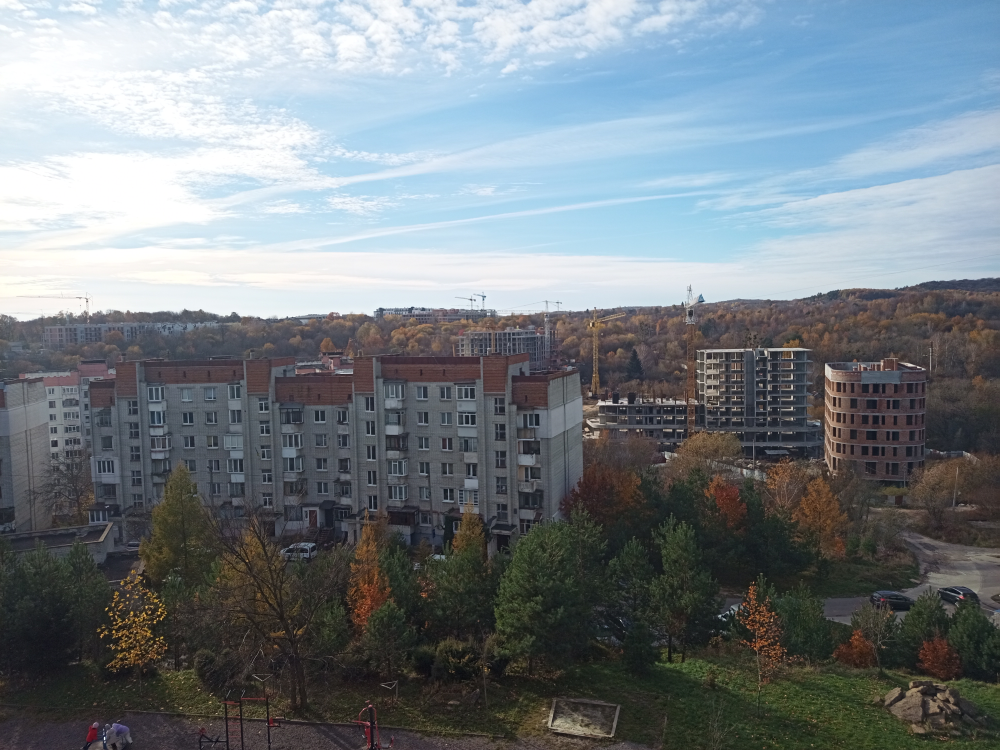
#> input picture CameraCalibration/TestImag1.jpg, 4000 x 3000 px, given in place of pidori.mp4, which was not available (shown at 1/4 size)
$ python ObjectDetector.py
#> lines starting #> are read from the running program, lines starting #| are printed output that depends on the picture; after the words box and inside, x2 and y2 are one past the last pixel; in counts of white or black regions, pixels touching at a corner belong together; pictures that were not available may be replaced by others from this repository, and a replacement may not be noted
import cv2
import numpy as np

# Define video file and timestamps (in seconds)
video_path = "pidori.mp4"
T1 = 178  # First frame time in seconds
T2 = 178.3  # Second frame time in seconds

# [23 lines left out: function resize_and_display, not called in this run]

def get_frame_at_time(videoFile, time_sec, crop_percentage=75):
#> called with videoFile = 'pidori.mp4', time_sec = 178, crop_percentage = 71
    cap = cv2.VideoCapture(videoFile)
    if not cap.isOpened():
        print("Error: Could not open video file.")
        return

    fps = cap.get(cv2.CAP_PROP_FPS)
    frame_number = int(time_sec * fps)
    cap.set(cv2.CAP_PROP_POS_FRAMES, frame_number)
    ret, frame = cap.read()
#> frame is the input picture: shape (3000, 4000, 3); mean B, G, R 131.8, 126.1, 117.8
    if not ret:
        return None

    # Crop the central square region
    height, width = frame.shape[:2]
#> height = 3000; width = 4000
    crop_size_y, crop_size_x = int(height * (crop_percentage / 100.0)), int(width * (crop_percentage / 100.0))
#> crop_size_y = 2130; crop_size_x = 2840
    center_x, center_y = width // 2, height // 2
#> center_x = 2000; center_y = 1500
    x1 = max(center_x - crop_size_x // 2, 0)
#> x1 = 580
    x2 = min(center_x + crop_size_x // 2, width)
#> x2 = 3420
    y1 = max(center_y - crop_size_y // 2, 0)
#> y1 = 435
    y2 = min(center_y + crop_size_y // 2, height)
#> y2 = 2565

    return frame[y1:y2, x1:x2]
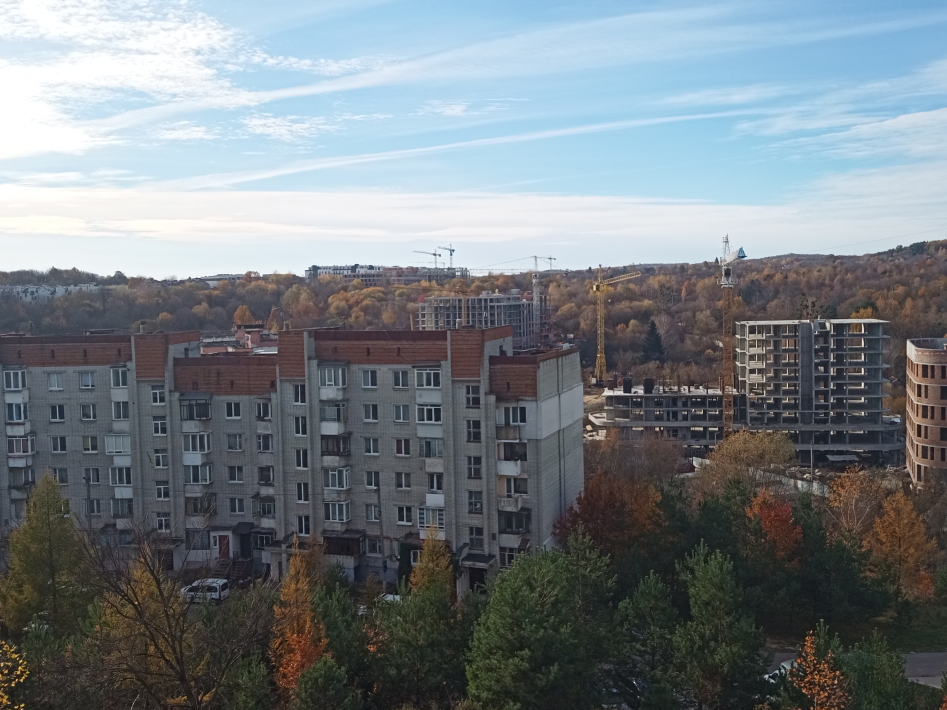
#> returned value: shape (2130, 2840, 3) (shown at 1/3 size); mean of channels 0, 1, 2 130.6, 125.3, 117.8; drawn as B, G, R

def find_keypoints(image, num_points=5):
    """Find the positions of the num_points lightest and darkest objects."""
#> called with num_points = 5
    gray = cv2.cvtColor(image, cv2.COLOR_BGR2GRAY)
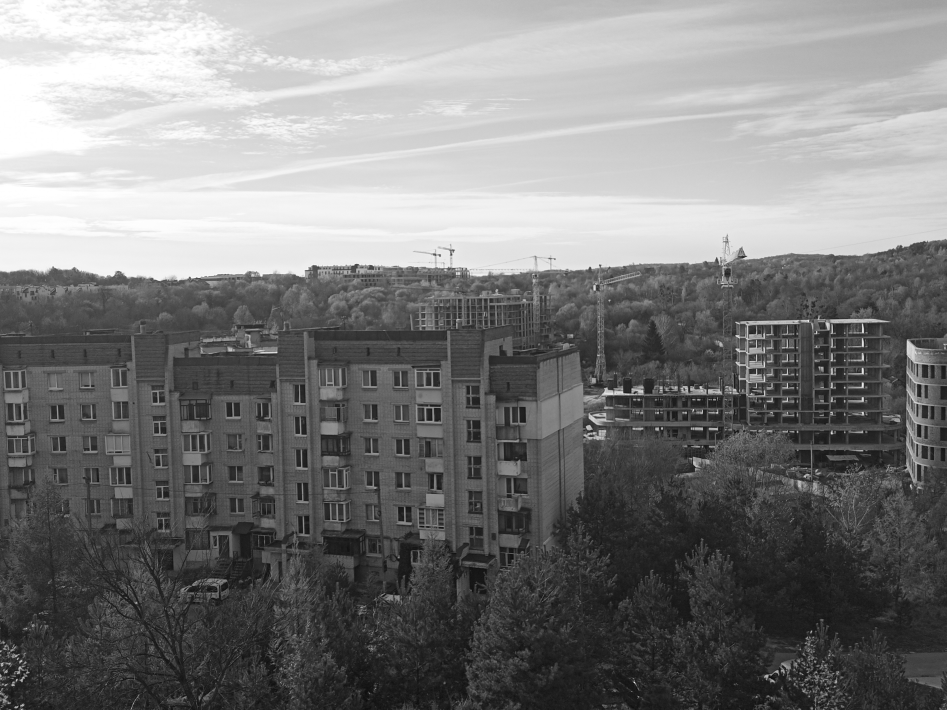
#> gray: shape (2130, 2840) (shown at 1/3 size); min 5, max 255, mean 123.7

    # Find lightest points (bright objects)
    _, light_thresh = cv2.threshold(gray, 30, 255, cv2.THRESH_BINARY)
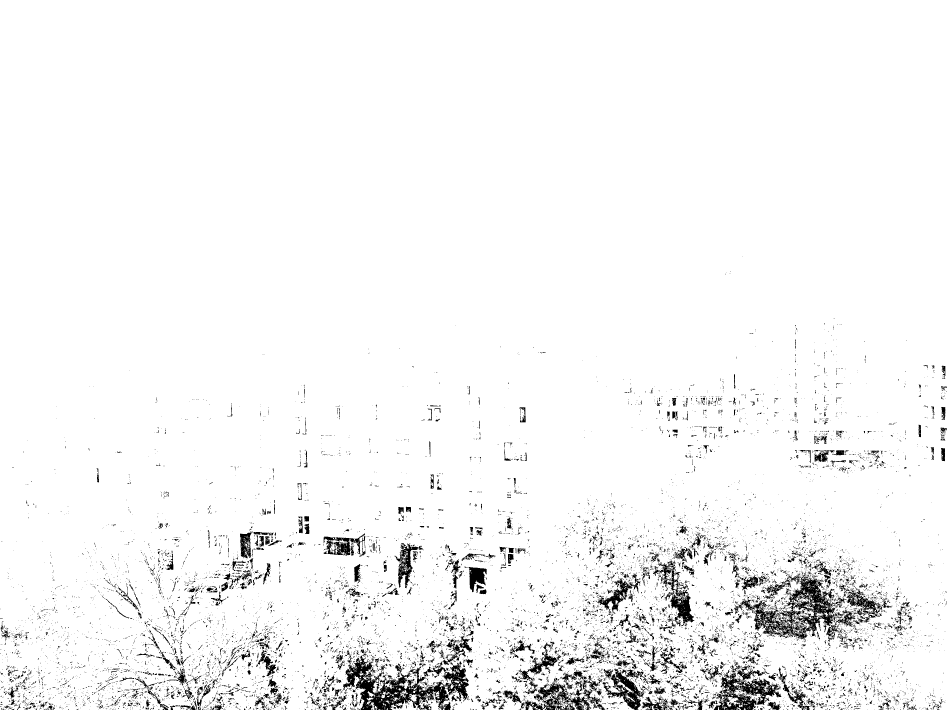
#> light_thresh: shape (2130, 2840) (shown at 1/3 size); 96.1% white; 13593 black regions (12401 under 20 px)
    light_contours, _ = cv2.findContours(light_thresh, cv2.RETR_EXTERNAL, cv2.CHAIN_APPROX_SIMPLE)
#> light_contours = 832 contours, 786 with area under 20; largest, box (x1, y1, x2, y2) and area: (0, 0, 2840, 2130) 5983816, (1170, 2100, 1282, 2130) 1255, (2201, 2062, 2289, 2112) 1004, (2180, 2090, 2221, 2122) 540, (1850, 2045, 1902, 2080) 300

    # Find darkest points (dark objects)
    _, dark_thresh = cv2.threshold(gray, 30, 255, cv2.THRESH_BINARY_INV)
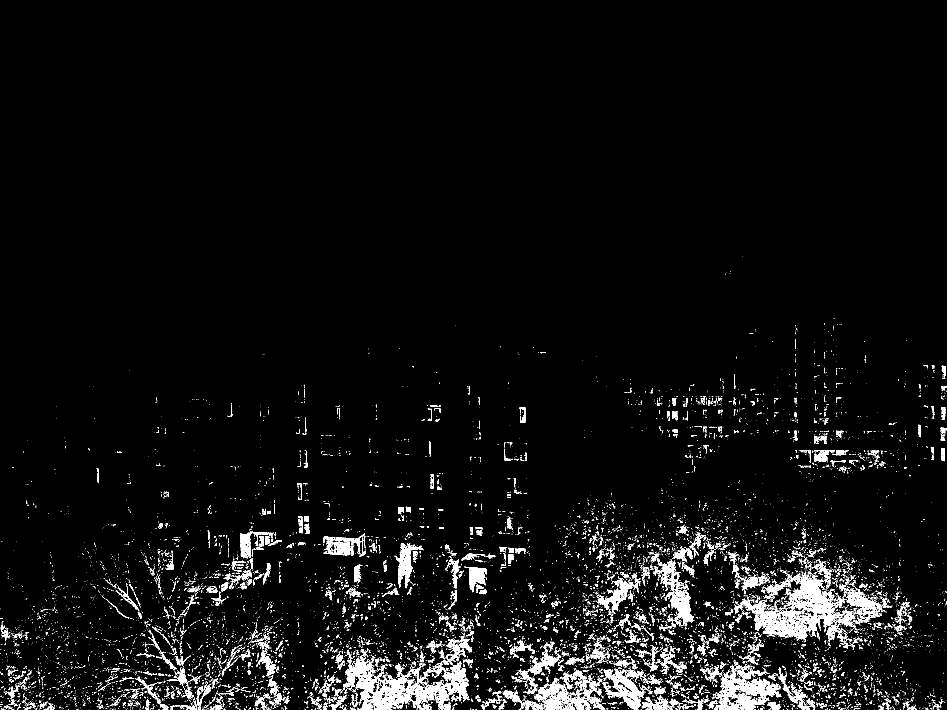
#> dark_thresh: shape (2130, 2840) (shown at 1/3 size); 3.9% white; 13593 white regions (12401 under 20 px)
    dark_contours, _ = cv2.findContours(dark_thresh, cv2.RETR_EXTERNAL, cv2.CHAIN_APPROX_SIMPLE)
#> dark_contours = 13433 contours, 12747 with area under 20; largest, box (x1, y1, x2, y2) and area: (2202, 1724, 2543, 1919) 23860, (1029, 1965, 1353, 2130) 21940, (2141, 1994, 2344, 2130) 13364, (1959, 1681, 2083, 1879) 6697, (1808, 2005, 1933, 2130) 6080

    def get_centroids(contours, max_points):
#> called with max_points = 5
        centroids = []
        for cnt in sorted(contours, key=cv2.contourArea, reverse=True)[:max_points]:  # Take largest contours
            M = cv2.moments(cnt)
            if M["m00"] != 0:
                cX = int(M["m10"] / M["m00"])
                cY = int(M["m01"] / M["m00"])
                centroids.append((cX, cY))
#> this loop made 5 passes
#> (cX, cY) on passes 1 to 5: (1417, 1054), (1217, 2119), (2244, 2085), (2196, 2103), (1873, 2059)
#> after the loop, centroids = [(1417, 1054), (1217, 2119), (2244, 2085), (2196, 2103), (1873, 2059)]
        return centroids

    light_points = get_centroids(light_contours, num_points)
#> light_points has the same summary as centroids in get_centroids
    dark_points = get_centroids(dark_contours, num_points)
#> the loop in get_centroids (call 2), `for cnt in sorted(contours, key=cv2.contourArea, reverse=True)[:max_po..` made 5 passes
#> (cX, cY) on passes 1 to 5: (2391, 1835), (1180, 2067), (2234, 2076), (2029, 1779), (1874, 2068)
#> dark_points = [(2391, 1835), (1180, 2067), (2234, 2076), (2029, 1779), (1874, 2068)]

    return light_points + dark_points  # Combine light and dark points

def align_images(image1, image2, num_keypoints=5):
    """
    Align image2 to image1 using keypoints and return only the central part of the aligned image.

    :param image1: Reference image (NumPy array)
    :param image2: Image to be aligned (NumPy array)
    :param num_keypoints: Number of keypoints to use for alignment (default: 5)
    :param central_square_percentage: Percentage of the total image area to retain in the center (default: 50%)
    :return: Cropped aligned image, cropped reference image, and transformation matrix
    """
    keypoints1 = find_keypoints(image1, num_keypoints)
#> keypoints1 = [(1417, 1054), (1217, 2119), (2244, 2085), (2196, 2103), (1873, 2059), (2391, 1835), (1180, 2067), (2234, 2076), (2029, 1779), (1874, 2068)]
    keypoints2 = find_keypoints(image2, num_keypoints)
#> keypoints2 has the same summary as keypoints1

    if len(keypoints1) < 3 or len(keypoints2) < 3:
        print("Not enough keypoints found for alignment.")
        return image2, image1, np.eye(2, 3, dtype=np.float32)  # Identity transformation if keypoints are insufficient

    # Convert to numpy arrays
    keypoints1 = np.array(keypoints1[:3], dtype=np.float32)  # Need at least 3 points for affine transform
#> keypoints1 = [[1417, 1054], [1217, 2119], [2244, 2085]]
    keypoints2 = np.array(keypoints2[:3], dtype=np.float32)
#> keypoints2 = [[1417, 1054], [1217, 2119], [2244, 2085]]

    # Compute affine transformation matrix
    M = cv2.getAffineTransform(keypoints2, keypoints1)
#> M = [[1, 0, 0], [0, 1, 0]]

    # Warp image2 to align with image1
    aligned_image = cv2.warpAffine(image2, M, (image1.shape[1], image1.shape[0]))

    return aligned_image

# [39 lines left out: functions find_common_area, are_boxes_close, not called in this run]

# Capture frames at T1 and T2
image1 = get_frame_at_time(video_path, T1, crop_percentage=71)
image2 = get_frame_at_time(video_path, T2, crop_percentage=71)

alligned_image = align_images(image1, image2)

image1 = alligned_image[0]
#> image1 = 2840 rows, first 8: [255, 253, 252], [255, 252, 251], [255, 252, 251], [255, 252, 251], [255, 255, 251], [255, 254, 250], [254, 253, 249], [253, 252, 248]
image2 = alligned_image[1]
#> image2 = 2840 rows, first 8: [255, 252, 248], [255, 252, 248], [255, 252, 248], [255, 252, 248], [255, 253, 249], [255, 253, 249], [255, 252, 248], [254, 251, 247]
# Ensure frames were successfully extracted
if image1 is None or image2 is None:
    print("Error: Could not retrieve frames from the video.")
    exit()

# Align image2 to image1
# aligned_image1, aligned_image2, M = align_images(image1, image2)

# Find the common part
# x_min, y_min, x_max, y_max = find_common_area(aligned_image1, aligned_image2, M)

# Crop both images to the common region
# cropped_image1 = aligned_image1[y_min:y_max, x_min:x_max]
# cropped_image2 = aligned_image2[y_min:y_max, x_min:x_max]

# Display results
# resize_and_display(cropped_image2, title="Aligned Image")
# resize_and_display(cropped_image1, title="Reference Image Cropped")
# resize_and_display(cv2.absdiff(cropped_image1, cropped_image2), title="Detected Difference")

# Convert images to grayscale
#> (the run stopped early here; a loop or call above may not have finished)
